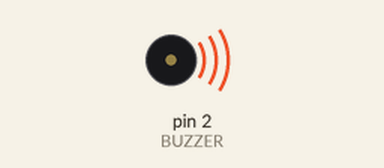
Bench run of a sketch on a simulated Arduino Uno, built with avr-gcc and run on an emulated ATmega328P. Parts: buzzer (waves = sounding).

Above: at 0.1 s.
At 16.6 s:
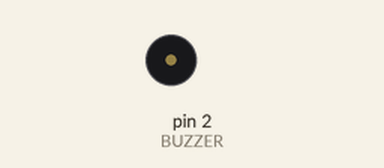
Timing chart, 0 to 18.1 s (numbered marks = the images above):
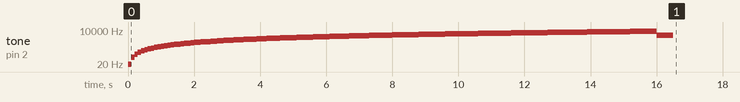

The sketch:

buzzer.ino
```cpp
#define BUZZER 2
#define INTERVALO 100

void setup() {
  pinMode(BUZZER, OUTPUT);

  int freq = 20;
  while(freq < 8000) {
    tone(BUZZER, freq, INTERVALO);
    delay(INTERVALO);
    freq+=50;
  }

  tone(BUZZER, 4000, 1000);
  delay(500);
  noTone(BUZZER);
}

void loop() {
}
```
